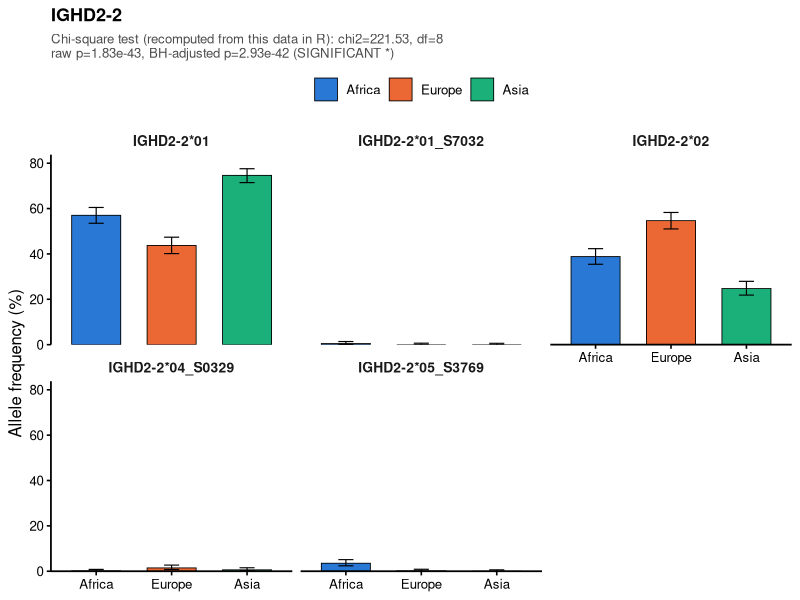
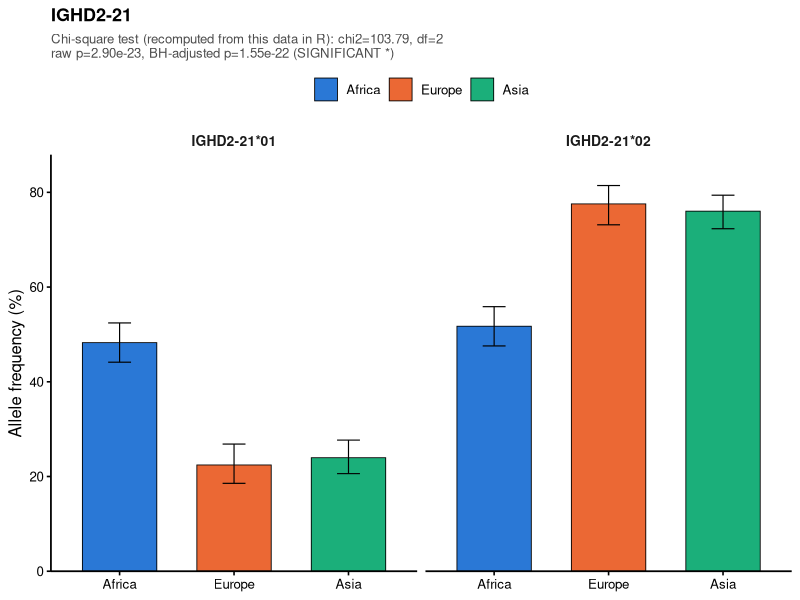
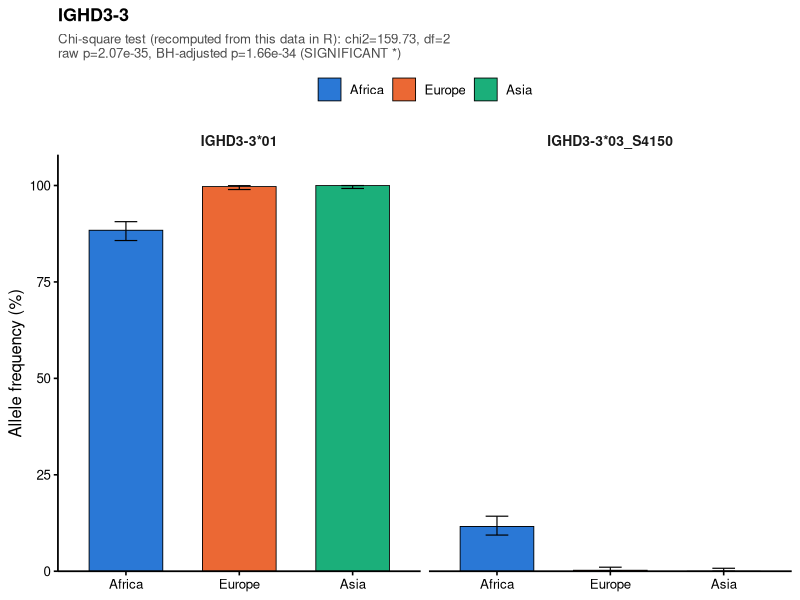
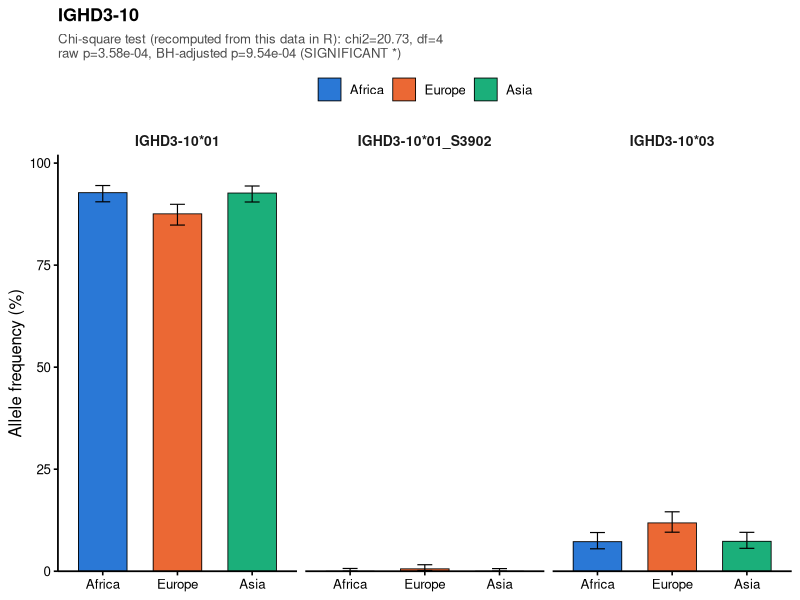
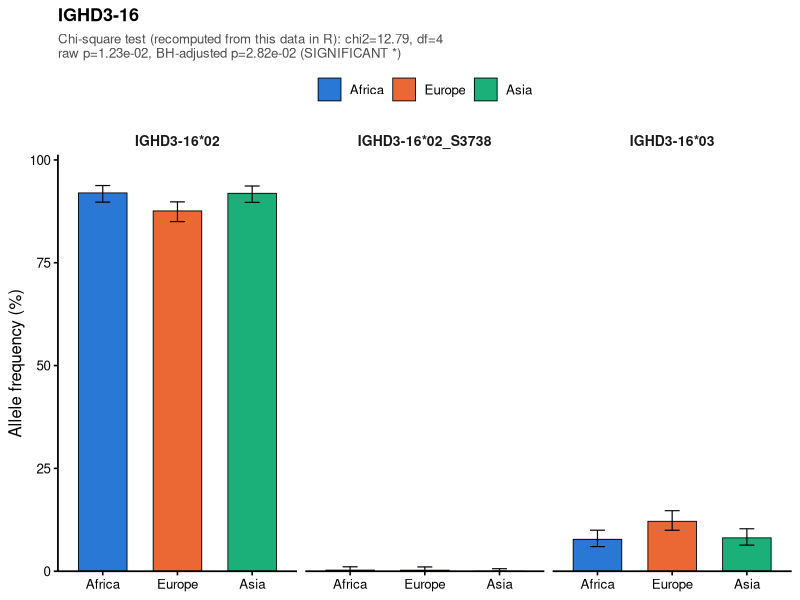
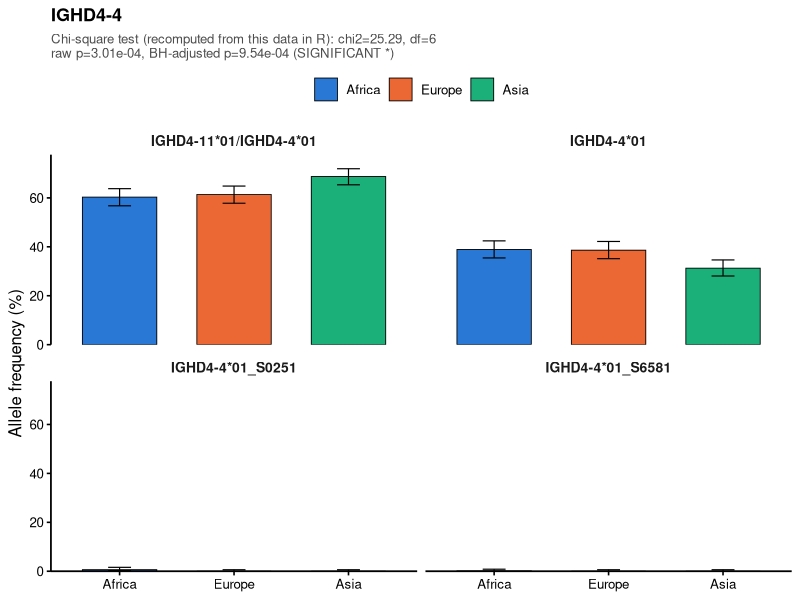
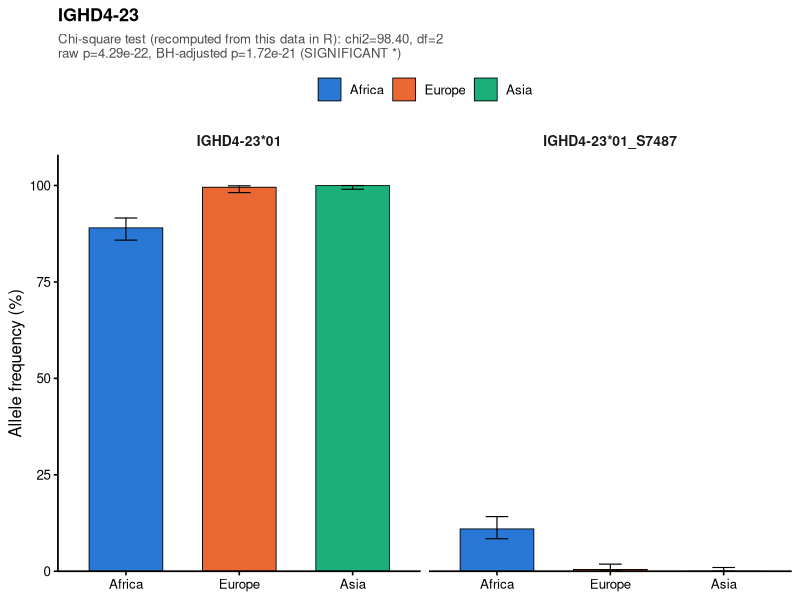

These figures' R source, in order:
# =============================================================================
# D-REGION allele frequency by geography - publication-style bar charts
#
# DATA SOURCE: raw observed haplotype counts from our own analysis of
# KIARVA's real, public 1000 Genomes IGHD genotype data (CC BY-NC 4.0). NOT
# copied from any published article. Same counts as the accompanying Excel
# workbook and GraphPad Prism export (single source, cross-checked).
#
# Everything below this one raw table is COMPUTED, not restated: R itself
# builds the per-gene contingency tables, runs the chi-square test of
# independence and the Benjamini-Hochberg correction across all 16 tested
# genes, derives percentages and 95% Wilson confidence intervals, and only
# then plots - nothing is pre-summarized or hardcoded per gene/allele.
# =============================================================================

library(ggplot2)

raw_csv <- "gene,allele,region,count
IGHD2-2,IGHD2-2*01,Africa,454
IGHD2-2,IGHD2-2*01,Europe,327
IGHD2-2,IGHD2-2*01,Asia,603
IGHD2-2,IGHD2-2*01_S7032,Africa,4
IGHD2-2,IGHD2-2*01_S7032,Europe,0
IGHD2-2,IGHD2-2*01_S7032,Asia,0
IGHD2-2,IGHD2-2*02,Africa,309
IGHD2-2,IGHD2-2*02,Europe,409
IGHD2-2,IGHD2-2*02,Asia,200
IGHD2-2,IGHD2-2*04_S0329,Africa,1
IGHD2-2,IGHD2-2*04_S0329,Europe,11
IGHD2-2,IGHD2-2*04_S0329,Asia,5
IGHD2-2,IGHD2-2*05_S3769,Africa,28
IGHD2-2,IGHD2-2*05_S3769,Europe,1
IGHD2-2,IGHD2-2*05_S3769,Asia,0
IGHD2-21,IGHD2-21*01,Africa,279
IGHD2-21,IGHD2-21*01,Europe,92
IGHD2-21,IGHD2-21*01,Asia,140
IGHD2-21,IGHD2-21*02,Africa,299
IGHD2-21,IGHD2-21*02,Europe,318
IGHD2-21,IGHD2-21*02,Asia,444
IGHD2-8,IGHD2-8*01,Africa,531
IGHD2-8,IGHD2-8*01,Europe,482
IGHD2-8,IGHD2-8*01,Asia,448
IGHD2-8,IGHD2-8*02,Africa,79
IGHD2-8,IGHD2-8*02,Europe,80
IGHD2-8,IGHD2-8*02,Asia,82
IGHD3-10,IGHD3-10*01,Africa,653
IGHD3-10,IGHD3-10*01,Europe,599
IGHD3-10,IGHD3-10*01,Asia,682
IGHD3-10,IGHD3-10*01_S3902,Africa,0
IGHD3-10,IGHD3-10*01_S3902,Europe,4
IGHD3-10,IGHD3-10*01_S3902,Asia,0
IGHD3-10,IGHD3-10*03,Africa,51
IGHD3-10,IGHD3-10*03,Europe,81
IGHD3-10,IGHD3-10*03,Asia,54
IGHD3-16,IGHD3-16*02,Africa,688
IGHD3-16,IGHD3-16*02,Europe,671
IGHD3-16,IGHD3-16*02,Asia,713
IGHD3-16,IGHD3-16*02_S3738,Africa,2
IGHD3-16,IGHD3-16*02_S3738,Europe,2
IGHD3-16,IGHD3-16*02_S3738,Asia,0
IGHD3-16,IGHD3-16*03,Africa,58
IGHD3-16,IGHD3-16*03,Europe,93
IGHD3-16,IGHD3-16*03,Asia,63
IGHD3-3,IGHD3-3*01,Africa,617
IGHD3-3,IGHD3-3*01,Europe,762
IGHD3-3,IGHD3-3*01,Asia,624
IGHD3-3,IGHD3-3*03_S4150,Africa,81
IGHD3-3,IGHD3-3*03_S4150,Europe,2
IGHD3-3,IGHD3-3*03_S4150,Asia,0
IGHD4-17,IGHD4-17*01,Africa,339
IGHD4-17,IGHD4-17*01,Europe,336
IGHD4-17,IGHD4-17*01,Asia,352
IGHD4-17,IGHD4-17*01/IGHD4-4*01_S0251,Africa,351
IGHD4-17,IGHD4-17*01/IGHD4-4*01_S0251,Europe,346
IGHD4-17,IGHD4-17*01/IGHD4-4*01_S0251,Asia,362
IGHD4-23,IGHD4-23*01,Africa,438
IGHD4-23,IGHD4-23*01,Europe,434
IGHD4-23,IGHD4-23*01,Asia,492
IGHD4-23,IGHD4-23*01_S7487,Africa,54
IGHD4-23,IGHD4-23*01_S7487,Europe,2
IGHD4-23,IGHD4-23*01_S7487,Asia,0
IGHD4-4,IGHD4-11*01/IGHD4-4*01,Africa,467
IGHD4-4,IGHD4-11*01/IGHD4-4*01,Europe,469
IGHD4-4,IGHD4-11*01/IGHD4-4*01,Asia,543
IGHD4-4,IGHD4-4*01,Africa,301
IGHD4-4,IGHD4-4*01,Europe,295
IGHD4-4,IGHD4-4*01,Asia,247
IGHD4-4,IGHD4-4*01_S0251,Africa,5
IGHD4-4,IGHD4-4*01_S0251,Europe,0
IGHD4-4,IGHD4-4*01_S0251,Asia,0
IGHD4-4,IGHD4-4*01_S6581,Africa,1
IGHD4-4,IGHD4-4*01_S6581,Europe,0
IGHD4-4,IGHD4-4*01_S6581,Asia,0
IGHD5-18,IGHD5-18*01,Africa,533
IGHD5-18,IGHD5-18*01,Europe,547
IGHD5-18,IGHD5-18*01,Asia,509
IGHD5-18,IGHD5-18*02,Africa,43
IGHD5-18,IGHD5-18*02,Europe,57
IGHD5-18,IGHD5-18*02,Asia,47
IGHD5-18/5-5,IGHD5-18*01/IGHD5-5*01,Africa,704
IGHD5-18/5-5,IGHD5-18*01/IGHD5-5*01,Europe,720
IGHD5-18/5-5,IGHD5-18*01/IGHD5-5*01,Asia,677
IGHD5-18/5-5,IGHD5-18*02,Africa,28
IGHD5-18/5-5,IGHD5-18*02,Europe,34
IGHD5-18/5-5,IGHD5-18*02,Asia,27
IGHD5-18/5-5,IGHD5-5*01_S6943,Africa,2
IGHD5-18/5-5,IGHD5-5*01_S6943,Europe,0
IGHD5-18/5-5,IGHD5-5*01_S6943,Asia,0
IGHD5-5,IGHD5-5*01,Africa,584
IGHD5-5,IGHD5-5*01,Europe,662
IGHD5-5,IGHD5-5*01,Asia,504
IGHD5-5,IGHD5-5*01_S6943,Africa,2
IGHD5-5,IGHD5-5*01_S6943,Europe,0
IGHD5-5,IGHD5-5*01_S6943,Asia,0
IGHD6-13,IGHD6-13*01,Africa,769
IGHD6-13,IGHD6-13*01,Europe,765
IGHD6-13,IGHD6-13*01,Asia,789
IGHD6-13,IGHD6-13*01_S0744,Africa,2
IGHD6-13,IGHD6-13*01_S0744,Europe,1
IGHD6-13,IGHD6-13*01_S0744,Asia,1
IGHD6-13,IGHD6-13*01_S5237,Africa,1
IGHD6-13,IGHD6-13*01_S5237,Europe,0
IGHD6-13,IGHD6-13*01_S5237,Asia,2
IGHD6-19,IGHD6-19*01,Africa,757
IGHD6-19,IGHD6-19*01,Europe,752
IGHD6-19,IGHD6-19*01,Asia,771
IGHD6-19,IGHD6-19*01_S2183,Africa,1
IGHD6-19,IGHD6-19*01_S2183,Europe,0
IGHD6-19,IGHD6-19*01_S2183,Asia,1
IGHD6-25,IGHD6-25*01,Africa,546
IGHD6-25,IGHD6-25*01,Europe,529
IGHD6-25,IGHD6-25*01,Asia,586
IGHD6-25,IGHD6-25*01_S2758,Africa,0
IGHD6-25,IGHD6-25*01_S2758,Europe,1
IGHD6-25,IGHD6-25*01_S2758,Asia,0
IGHD6-6,IGHD6-6*01,Africa,753
IGHD6-6,IGHD6-6*01,Europe,786
IGHD6-6,IGHD6-6*01,Asia,640
IGHD6-6,IGHD6-6*01_S1911,Africa,1
IGHD6-6,IGHD6-6*01_S1911,Europe,0
IGHD6-6,IGHD6-6*01_S1911,Asia,0
"

# ---- 1) parse the raw table - this is the ONLY hardcoded input; every
#         number below is computed from it, nothing is pre-summarized ------
raw_long <- read.csv(text = raw_csv, stringsAsFactors = FALSE)
gene_order <- unique(raw_long$gene)
raw_long$gene   <- factor(raw_long$gene, levels = gene_order)
raw_long$region <- factor(raw_long$region, levels = c("Africa", "Europe", "Asia"))

# ---- 2) percentages + 95% Wilson confidence intervals (base R, no extra pkg) ----
totals <- aggregate(count ~ gene + region, data = raw_long, sum)
names(totals)[3] <- "total"
raw_long <- merge(raw_long, totals, by = c("gene", "region"))
raw_long$pct <- 100 * raw_long$count / raw_long$total

ci <- t(mapply(function(x, n) {
  if (n == 0) return(c(NA_real_, NA_real_))
  100 * prop.test(x, n, correct = TRUE)$conf.int
}, raw_long$count, raw_long$total))
raw_long$ci_low  <- ci[, 1]
raw_long$ci_high <- ci[, 2]

# ---- 3) chi-square test of independence, per gene, built straight from
#         raw_long via xtabs (allele x region contingency table) - then ONE
#         Benjamini-Hochberg correction across all 16 tested genes (the
#         correct family of tests, not just the ones that end up significant)
chi_results <- do.call(rbind, lapply(split(raw_long, raw_long$gene), function(sub) {
  tab <- xtabs(count ~ allele + region, data = sub)
  test <- suppressWarnings(chisq.test(tab))
  data.frame(gene = as.character(unique(sub$gene)), n_allele = nrow(tab),
             chi2 = unname(test$statistic), df = unname(test$parameter),
             p_raw = test$p.value, stringsAsFactors = FALSE)
}))
chi_results$p_BH <- p.adjust(chi_results$p_raw, method = "BH")
chi_results <- chi_results[order(chi_results$p_BH), ]
cat("\n==== Chi-square test, ALL 16 tested genes (BH correction over this full set) ====\n")
print(chi_results, row.names = FALSE)

sig_genes <- as.character(chi_results$gene[chi_results$p_BH < 0.05])
cat(sprintf("\n%d / %d genes statistically significant (BH p<0.05): %s\n",
            length(sig_genes), nrow(chi_results), paste(sig_genes, collapse = ", ")))

# for PLOTTING ORDER only (the stats table above stays sorted by
# significance): group genes by IGHD family number (the digit right after
# "IGHD", e.g. IGHD4-4 and IGHD4-23 are both family 4) so family-mates are
# plotted next to each other, then by position number within a family
family_num   <- as.integer(sub("^IGHD(\\d+)-.*$", "\\1", sig_genes))
position_num <- as.integer(sub("^IGHD\\d+-(\\d+).*$", "\\1", sig_genes))
sig_genes_plot_order <- sig_genes[order(family_num, position_num)]

# ---- 4) GraphPad Prism-style theme ------------------------------------------
theme_prism <- theme_bw(base_size = 12) +
  theme(
    panel.grid       = element_blank(),
    panel.border     = element_blank(),
    axis.line        = element_line(color = "black", size = 0.6),  # `size` (not linewidth) for compat with older ggplot2
    axis.ticks       = element_line(color = "black"),
    axis.text        = element_text(color = "black"),
    strip.background = element_blank(),
    strip.text       = element_text(face = "bold", size = 10),
    legend.position  = "top",
    legend.title     = element_blank(),
    plot.title       = element_text(face = "bold", size = 13),
    plot.subtitle    = element_text(size = 9.5, color = "grey30"),
    text             = element_text(family = "sans")
  )

region_colors <- c(Africa = "#2A78D6", Europe = "#EB6834", Asia = "#1BAF7A")

# ---- 5) one figure per SIGNIFICANT gene, one facet panel per allele (never
#         combined into a single set of bars - each allele keeps its own
#         separate panel). Printed in family order (see sig_genes_plot_order
#         above) so family-mates (e.g. IGHD4-4, IGHD4-23) appear back to back.
for (g in sig_genes_plot_order) {
  sub  <- subset(raw_long, gene == g)
  stat <- subset(chi_results, gene == g)
  subtitle <- sprintf("Chi-square test (recomputed from this data in R): chi2=%.2f, df=%d\nraw p=%.2e, BH-adjusted p=%.2e (SIGNIFICANT *)",
                       stat$chi2, stat$df, stat$p_raw, stat$p_BH)

  p <- ggplot(sub, aes(x = region, y = pct, fill = region)) +
    geom_col(width = 0.65, color = "black", size = 0.3) +
    geom_errorbar(aes(ymin = ci_low, ymax = ci_high), width = 0.2, size = 0.4, color = "black") +
    facet_wrap(~ allele) +
    scale_fill_manual(values = region_colors) +
    scale_y_continuous(limits = c(0, NA), expand = expansion(mult = c(0, 0.08))) +
    labs(title = as.character(g), subtitle = subtitle, x = NULL, y = "Allele frequency (%)") +
    theme_prism

  print(p)
}
